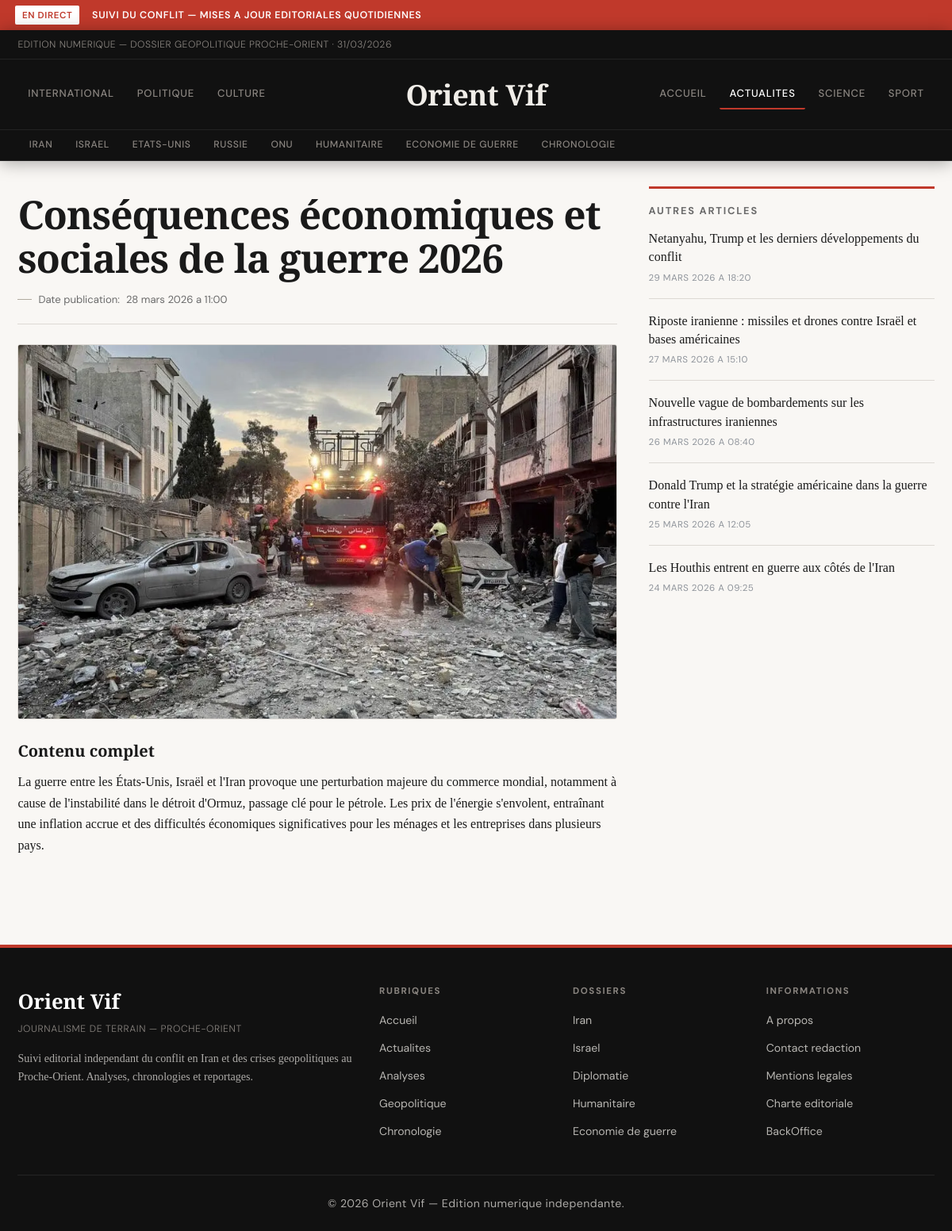
The app's page /articles/guerre-iran-article-5-1-5.html with its own data.
### tables this page shows
CREATE TABLE articles (
  id INT UNSIGNED AUTO_INCREMENT PRIMARY KEY,
  title VARCHAR(255) NOT NULL,
  slug VARCHAR(255) NOT NULL UNIQUE,
  content TEXT NOT NULL,
  is_published TINYINT(1) NOT NULL DEFAULT 1,
  created_at TIMESTAMP NOT NULL DEFAULT CURRENT_TIMESTAMP,
  updated_at TIMESTAMP NOT NULL DEFAULT CURRENT_TIMESTAMP ON UPDATE CURRENT_TIMESTAMP
);

CREATE TABLE article_images (
  id INT UNSIGNED AUTO_INCREMENT PRIMARY KEY,
  article_id INT UNSIGNED NOT NULL,
  image_kind ENUM('main', 'thumb') NOT NULL DEFAULT 'main',
  image_path VARCHAR(255) NOT NULL,
  image_alt VARCHAR(255) DEFAULT NULL,
  sort_order TINYINT UNSIGNED NOT NULL DEFAULT 1,
  created_at TIMESTAMP NOT NULL DEFAULT CURRENT_TIMESTAMP,
  CONSTRAINT fk_article_images_article
    FOREIGN KEY (article_id) REFERENCES articles(id)
    ON DELETE CASCADE,
  UNIQUE KEY uq_article_kind (article_id, image_kind),
  KEY idx_article_images_article_id (article_id)
);

### src/article.php (the view, shortened to what this page needs)
<?php
require_once __DIR__ . '/includes/front_helpers.php';
$id = filter_input(INPUT_GET, 'id', FILTER_VALIDATE_INT, array('options' => array('min_range' => 1)));
$safeId = ($id !== false && $id !== null) ? (int)$id : null;
$article = front_find_article(null, $safeId);
?>
<?php
$sidebarOtherArticles = front_recent_articles_excluding(5, array((int)$article['id']));
$detailMainSrc = front_article_image_src($article, 1280, 720, 'actualite guerre iran');
$detailThumbSrc = front_article_thumb_src($article, 860, 520, 'actualite guerre iran');
include __DIR__ . '/includes/header.php';
?>
<main class="layout-main article-layout">
    <article class="article-detail" itemscope itemtype="https://schema.org/NewsArticle">
        <header class="article-header">
            <h1 itemprop="headline"><?php echo h($article['title']); ?></h1>
            <p class="article-meta">
                Date publication:
                <?php $publishedAt = front_article_datetime_value($article); ?>
                <time itemprop="datePublished" datetime="<?php echo h($publishedAt); ?>">
                    <?php echo h(front_format_datetime($publishedAt)); ?>
                </time>
            </p>
        </header>
        <figure class="article-figure">
            <picture>
                <source media="(max-width: 800px)" srcset="<?php echo h($detailThumbSrc); ?>">
                <img
                    src="<?php echo h($detailMainSrc); ?>"
                    alt="<?php echo h(front_article_alt($article, 'actualite guerre iran')); ?>"
                    width="1280"
                    height="720"
                    itemprop="image"
                    loading="eager"
                    fetchpriority="high"
                    decoding="async">
            </picture>
        </figure>
        <section class="article-content" aria-labelledby="content-title" itemprop="articleBody">
            <h2 id="content-title">Contenu complet</h2>
            <?php echo front_render_article_html($article['content']); ?>
        </section>
    </article>
    <aside class="sidebar article-sidebar" aria-labelledby="recent-title">
        <h2 id="recent-title">Autres articles</h2>
        <ul>
            <?php foreach ($sidebarOtherArticles as $otherArticle): ?>
                <li>
                    <a href="<?php echo h(front_article_url($otherArticle)); ?>">
                        <?php echo h($otherArticle['title']); ?>
                    </a>
                    <small class="recent-time"><?php echo h(front_format_datetime(front_article_datetime_value($otherArticle))); ?></small>
                </li>
            <?php endforeach; ?>
        </ul>
    </aside>
</main>
<?php include __DIR__ . '/includes/footer.php'; ?>

### src/includes/front_helpers.php (shortened to what this page needs)
<?php
function h($value)
{
    return htmlspecialchars((string)$value, ENT_QUOTES, 'UTF-8');
}
function front_article_url($article)
{
    $id = isset($article['id']) ? (int)$article['id'] : 0;
    $page = 1;
    $rubrique = isset($article['rubrique']) ? (int)$article['rubrique'] : 5;
    return '/articles/guerre-iran-article-' . $id . '-' . $page . '-' . $rubrique . '.html';
}
function front_article_alt($article, $fallback = 'actualite guerre iran')
{
    if (!empty($article['image_alt'])) {
        return (string)$article['image_alt'];
    }
    return $fallback;
}
function front_local_image_url($rawPath)
{
    $path = trim((string)$rawPath);
    $normalized = '/' . ltrim($path, '/');
    $fullPath = dirname(__DIR__) . str_replace('/', DIRECTORY_SEPARATOR, $normalized);
    if (is_file($fullPath)) {
        return $normalized;
    }
    return null;
}
function front_article_image_src($article, $width, $height, $fallbackAlt = 'actualite guerre iran')
{
    $local = front_local_image_url(isset($article['image_url']) ? $article['image_url'] : '');
    if ($local !== null) {
        return $local;
    }
    return front_svg_placeholder(front_article_alt($article, $fallbackAlt), $width, $height);
}
function front_article_thumb_src($article, $width, $height, $fallbackAlt = 'actualite guerre iran')
{
    $thumbLocalFromDb = front_local_image_url(isset($article['image_thumb_url']) ? $article['image_thumb_url'] : '');
    if ($thumbLocalFromDb !== null) {
        return $thumbLocalFromDb;
    }
    return front_article_image_src($article, $width, $height, $fallbackAlt);
}
function front_render_article_html($html)
{
    $decoded = html_entity_decode((string)$html, ENT_QUOTES | ENT_HTML5, 'UTF-8');
    $clean = preg_replace('/<script\b[^>]*>(.*?)<\/script>/is', '', $decoded);
    return strip_tags(
        $clean,
        '<p><br><strong><b><em><i><u><ul><ol><li><a><h1><h2><h3><h4><h5><h6><blockquote><img><figure><figcaption>'
    );
}
function front_fetch_articles()
{
    $pdo = db();
    try {
        $sql = "SELECT
                    a.id,
                    a.title,
                    a.slug,
                    a.content,
                    ai_main.image_path AS image_url,
                    COALESCE(ai_thumb.image_path, '') AS image_thumb_url,
                    COALESCE(NULLIF(ai_main.image_alt, ''), a.title) AS image_alt,
                    COALESCE(NULLIF(ai_thumb.image_alt, ''), NULLIF(ai_main.image_alt, ''), a.title) AS image_thumb_alt,
                    a.created_at,
                    a.updated_at
                FROM articles a
                LEFT JOIN article_images ai_main
                    ON ai_main.article_id = a.id AND ai_main.image_kind = 'main'
                LEFT JOIN article_images ai_thumb
                    ON ai_thumb.article_id = a.id AND ai_thumb.image_kind = 'thumb'
                WHERE a.is_published = 1
                ORDER BY a.updated_at DESC";
        $rows = $pdo->query($sql)->fetchAll(PDO::FETCH_ASSOC);
        if (!empty($rows)) {
            return $rows;
        }
    } catch (PDOException $exception) {
    }
    return front_theme_articles();
}
function front_find_article($slug, $id)
{
    $articles = front_fetch_articles();
    if ($id !== null) {
        foreach ($articles as $article) {
            if ((int)$article['id'] === (int)$id) {
                return $article;
            }
        }
    }
    return null;
}
function front_recent_articles_excluding($limit = 5, $excludeIds = array())
{
    $articles = front_fetch_articles();
    $result = array();
    $excludeMap = array();
    foreach ($excludeIds as $excludeId) {
        $id = (int)$excludeId;
        if ($id > 0) {
            $excludeMap[$id] = true;
        }
    }
    foreach ($articles as $article) {
        $articleId = isset($article['id']) ? (int)$article['id'] : 0;
        if ($articleId > 0 && isset($excludeMap[$articleId])) {
            continue;
        }
        $result[] = $article;
        if (count($result) >= $limit) {
            break;
        }
    }
    return $result;
}
function front_format_datetime($value)
{
    try {
        $date = new DateTime((string)$value);
    } catch (Exception $exception) {
        return (string)$value;
    }
    $months = array(
        1 => 'janvier',
        2 => 'fevrier',
        3 => 'mars',
        4 => 'avril',
        5 => 'mai',
        6 => 'juin',
        7 => 'juillet',
        8 => 'aout',
        9 => 'septembre',
        10 => 'octobre',
        11 => 'novembre',
        12 => 'decembre',
    );
    $month = (int)$date->format('n');
    return $date->format('d') . ' ' . $months[$month] . ' ' . $date->format('Y') . ' a ' . $date->format('H:i');
}
function front_article_datetime_value($article)
{
    if (isset($article['updated_at']) && trim((string)$article['updated_at']) !== '') {
        return (string)$article['updated_at'];
    }
    return '';
}

### records on screen
articles: title "Conséquences économiques et sociales de la guerre 2026", updated_at "28 mars 2026 a 11:00", content "La guerre entre les États-Unis, Israël et l'Iran provoque une perturbation majeure du commerce mondial, notamment à cause de l'instabilité dans le détroit d'Ormuz, passage clé pour le pétrole. Les prix de l'énergie s'envolent, entraînant une inflation accrue et des difficultés économiques significatives pour les ménages et les entreprises dans plusieurs pays."
article_images: image_path (picture)
article_images: article.title "Netanyahu, Trump et les derniers développements du conflit", article.updated_at "29 MARS 2026 A 18:20"
article_images: article.title "Riposte iranienne : missiles et drones contre Israël et bases américaines", article.updated_at "27 MARS 2026 A 15:10"
article_images: article.title "Nouvelle vague de bombardements sur les infrastructures iraniennes", article.updated_at "26 MARS 2026 A 08:40"
article_images: article.title "Donald Trump et la stratégie américaine dans la guerre contre l'Iran", article.updated_at "25 MARS 2026 A 12:05"
article_images: article.title "Les Houthis entrent en guerre aux côtés de l'Iran", article.updated_at "24 MARS 2026 A 09:25"
